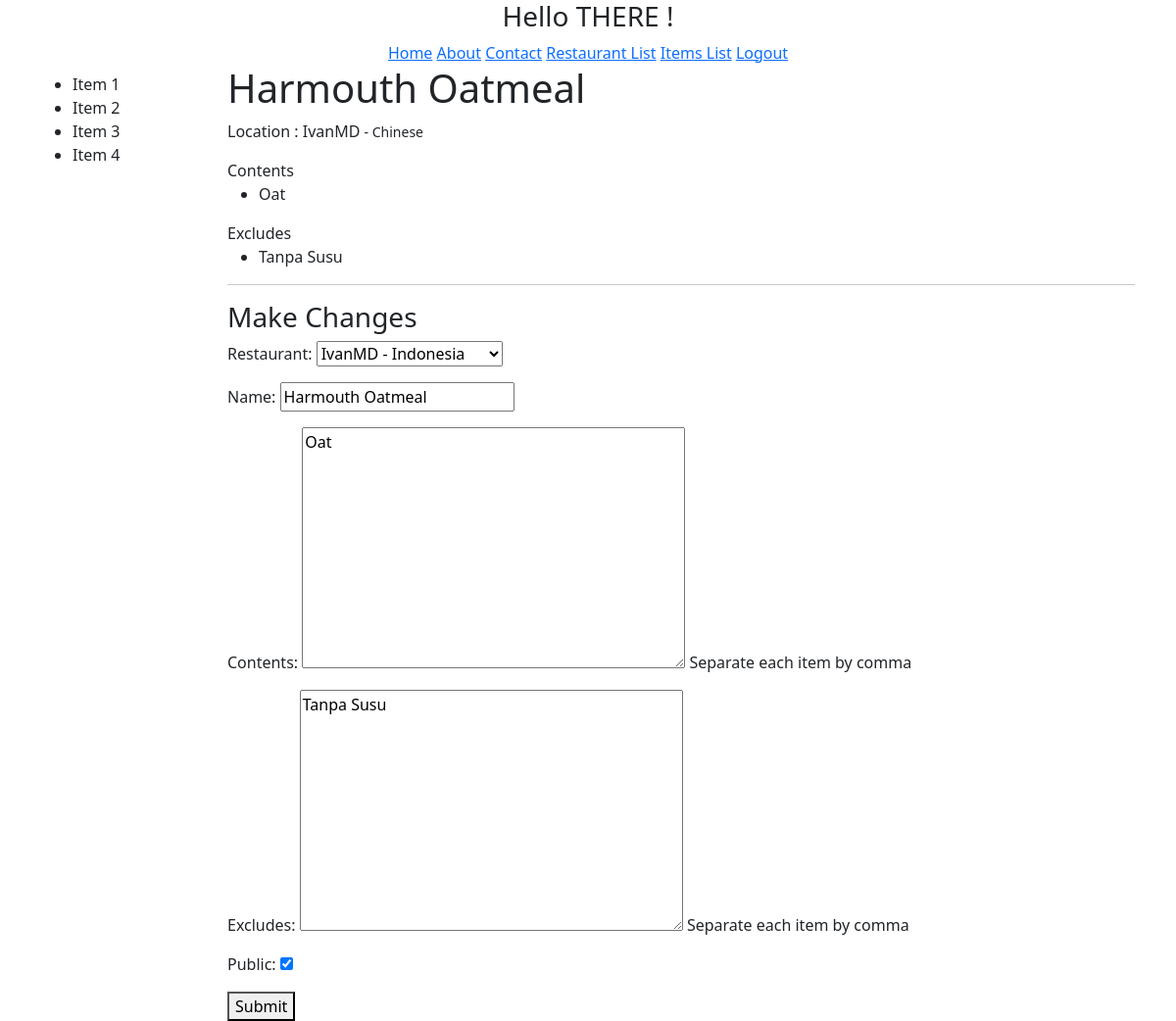
Page /items/6/ (signed in) on the earlier database version.
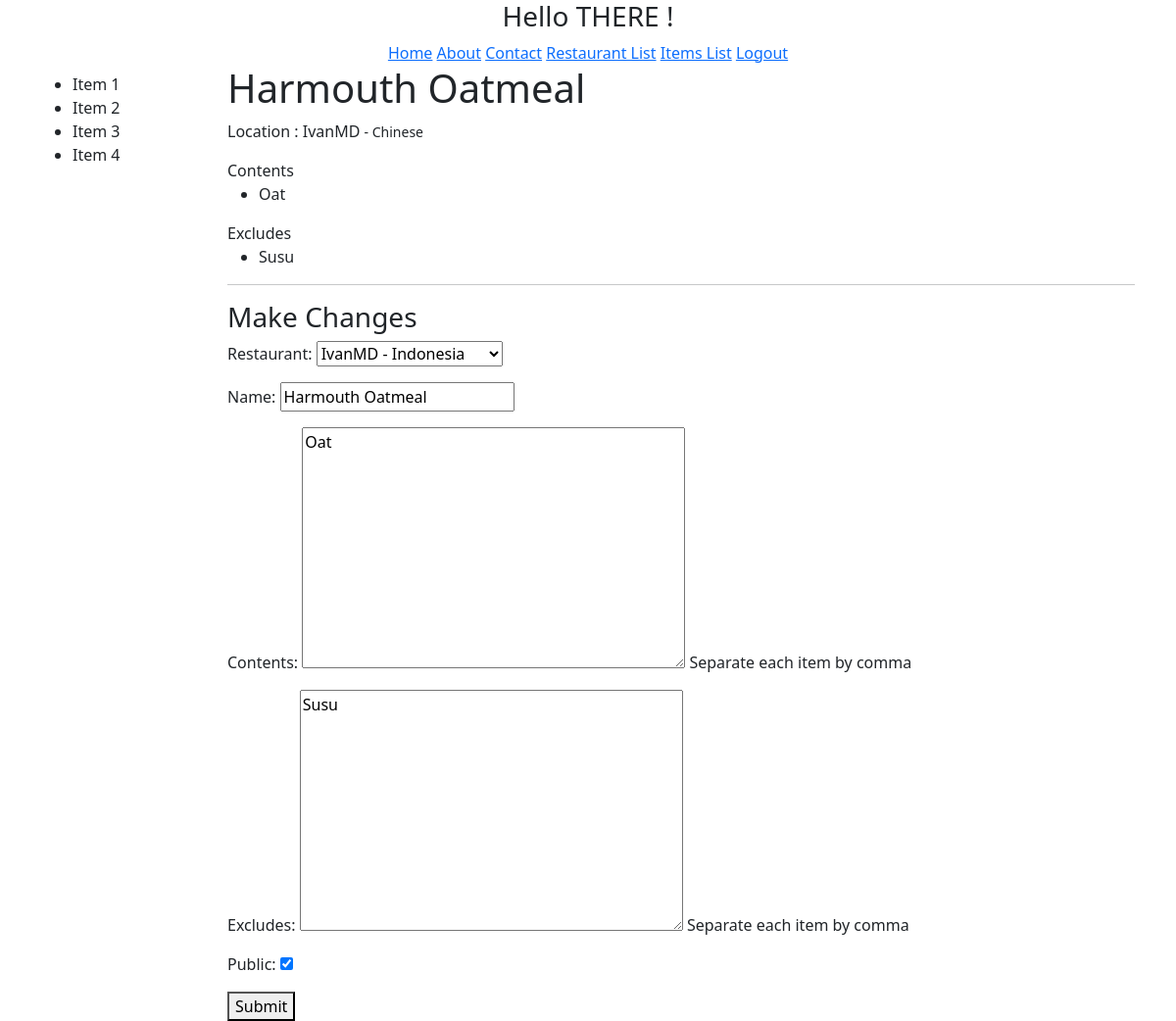
Same page on the later database version.
### menus/models.py (models this page shows, shortened)
class Item(models.Model):
    user = models.ForeignKey(settings.AUTH_USER_MODEL, on_delete=models.CASCADE)
    restaurant = models.ForeignKey(RestaurantLocation, on_delete=models.CASCADE)
    name = models.CharField(max_length=120)
    contents = models.TextField(help_text='Separate each item by comma')
    excludes = models.TextField(blank=True, null=True, help_text='Separate each item by comma')
    public = models.BooleanField(default=True)
    timestamp = models.DateTimeField(auto_now_add=True)
    updated = models.DateTimeField(auto_now=True)
    image_url = models.URLField(max_length=500, blank=True, null=True)
    class Meta : # Sorting on descending for -
        ordering = ['-updated', '-timestamp']
    def get_contents(self):
        return self.contents.split(",")
    def get_excludes(self):
        return self.excludes.split(",")

### restaurants/models.py (models this page shows, shortened)
class RestaurantLocation(models.Model):
    owner = models.ForeignKey(User, on_delete=models.CASCADE, default=1)
    name = models.CharField(max_length=100)
    location = models.CharField(max_length=200, null=True, blank=True)
    category = models.CharField(max_length=200, null=True, blank=True, validators = [validate_category])
    timestamp = models.DateTimeField(auto_now_add=True)
    updated = models.DateTimeField(auto_now=True)
    my_date_field = models.DateField(auto_now=True)
    slug = models.SlugField(null=True, blank=True)
    objects = RestaurantLocationManager() # add Model.objects.all()
    def __str__(self):
        return self.name + ' - ' + self.location

### menus/views.py (the view, shortened to what this page needs)
# urls.py: re_path(r'(?P<pk>[\w-]+)/$', ItemUpdateView.as_view(), name='detail'),
class ItemUpdateView(LoginRequiredMixin, UpdateView):
    template_name = 'menus/detail-update.html'
    form_class = ItemForm
    def get_form_kwargs(self):
        kwargs = super(ItemUpdateView, self).get_form_kwargs()
        kwargs['user'] = self.request.user
        return kwargs
    def get_queryset(self):
        return Item.objects.filter(user=self.request.user)
    def get_context_data(self, *args, **kwargs):
        context = super(ItemUpdateView, self).get_context_data(*args, **kwargs)
        context['title'] = 'Update Item'
        return context

### menus/forms.py
class ItemForm(forms.ModelForm):
    class Meta:
        model = Item
        fields = [
            "restaurant",
            "name",
            "contents",
            "excludes",
            "public",
        ]
    def __init__(self, user=None, *args, **kwargs):
        super(ItemForm, self).__init__(*args, **kwargs)
        self.fields["restaurant"].queryset = RestaurantLocation.objects.filter(owner=user) #, item__isnull=True) #.exclude(item__isnull=False)

### restaurants/models.py (called while the page is built)
    def get_queryset(self):
        return RestaurantLocationQuerySet(self.model, using=self._db)

### menus/templates/menus/detail-update.html (shortened to what this page needs)
{% extends "base.html" %}
{% block content %}
    <h1>{{ form.instance.name }}</h1>
    <p>Location : {{ form.instance.restaurant.name }} <small> - {{ form.instance.restaurant.category }}</small> </p>
    {% if form.instance.contents %}
        Contents
        <ul>
            {% for item in form.instance.get_contents %}
                <li>
                    {{ item }}
                </li>
            {% endfor %}
        </ul>
    {% endif %}
    {% if form.instance.excludes %}
        Excludes
        <ul>
            {% for item in form.instance.get_excludes %}
                <li>
                    {{ item }}
                </li>
            {% endfor %}
        </ul>
    {% endif %}
<hr/>
<h3>Make Changes</h3>
{% include 'snippets/form-snippet.html' with form=form%}
{% endblock content %}

### LearnMVC/template/snippets/form-snippet.html (shortened to what this page needs)
<form method='POST'>{% csrf_token %}
    {{ form.as_p }}
    <button type="submit" class="submit">Submit</button>
</form>

Differences in the rows shown:
changed Item "Harmouth Oatmeal": excludes "Tanpa Susu" → "Susu"
Other differences:
new list line: "Susu"
list line gone: "Tanpa Susu"
